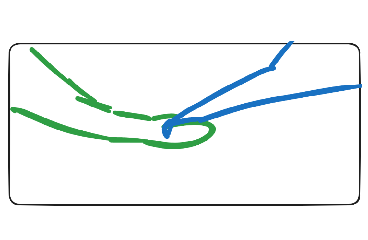

This is a level from a 2D game, rendered from its Tiled map with the project's own tilesets. A one-line summary and the complete map file follow:
An orthogonal 23x15 tile map with 16x16 px tiles, 3 tile layers (Back, Buildings, Front), 1 hidden layer not drawn.

<map version="1.10" tiledversion="1.11.2" orientation="orthogonal" renderorder="right-down" compressionlevel="0" width="23" height="15" tilewidth="16" tileheight="16" infinite="0" nextlayerid="9" nextobjectid="4">
 <tileset firstgid="1" name="z_Andrew15_Hogwarts" tilewidth="16" tileheight="16" tilecount="345" columns="23">
  <image source="z_Andrew15_Hogwarts.png" width="368" height="240" />
 </tileset>
 <layer id="1" name="Back" width="23" height="15">
  <data encoding="csv">
1,2,3,4,5,6,7,8,9,10,11,12,13,14,15,16,17,18,19,20,21,22,23,
24,25,26,27,28,29,30,31,32,33,34,35,36,37,38,39,40,41,42,43,44,45,46,
47,48,49,50,51,52,53,54,55,56,57,58,59,60,61,62,63,64,65,66,67,68,69,
70,71,72,73,74,75,76,77,78,79,80,81,82,83,84,85,86,87,88,89,90,91,92,
93,94,95,96,97,98,99,100,101,102,103,104,105,106,107,108,109,110,111,112,113,114,115,
116,117,118,119,120,121,122,123,124,125,126,127,128,129,130,131,132,133,134,135,136,137,138,
139,140,141,142,143,144,145,146,147,148,149,150,151,152,153,154,155,156,157,158,159,160,161,
162,163,164,165,166,167,168,169,170,171,172,173,174,175,176,177,178,179,180,181,182,183,184,
185,186,187,188,189,190,191,192,193,194,195,196,197,198,199,200,201,202,203,204,205,206,207,
208,209,210,211,212,213,214,215,216,217,218,219,220,221,222,223,224,225,226,227,228,229,230,
231,232,233,234,235,236,237,238,239,240,241,242,243,244,245,246,247,248,249,250,251,252,253,
254,255,256,257,258,259,260,261,262,263,264,265,266,267,268,269,270,271,272,273,274,275,276,
277,278,279,280,281,282,283,284,285,286,287,288,289,290,291,292,293,294,295,296,297,298,299,
300,301,302,303,304,305,306,307,308,309,310,311,312,313,314,315,316,317,318,319,320,321,322,
323,324,325,326,327,328,329,330,331,332,333,334,335,336,337,338,339,340,341,342,343,344,345
</data>
 </layer>
 <layer id="2" name="Buildings" width="23" height="15">
  <data encoding="csv">
0,0,0,0,0,0,0,0,0,0,0,0,0,0,0,0,0,0,0,0,0,0,0,
0,0,0,0,0,0,0,0,0,0,0,0,0,0,0,0,0,0,0,0,0,0,0,
0,0,0,0,0,0,0,0,0,0,0,0,0,0,0,0,0,0,0,0,0,0,0,
0,0,0,0,0,0,0,0,0,0,0,0,0,0,0,0,0,0,0,0,0,0,0,
0,0,0,0,0,0,0,0,0,0,0,0,0,0,0,0,0,0,0,0,0,0,0,
0,0,0,0,0,0,0,0,0,0,0,0,0,0,0,0,0,0,0,0,0,0,0,
0,0,0,0,0,0,0,0,0,0,0,0,0,0,0,0,0,0,0,0,0,0,0,
0,0,0,0,0,0,0,0,0,0,0,0,0,0,0,0,0,0,0,0,0,0,0,
0,0,0,0,0,0,0,0,0,0,0,0,0,0,0,0,0,0,0,0,0,0,0,
0,0,0,0,0,0,0,0,0,0,0,0,0,0,0,0,0,0,0,0,0,0,0,
0,0,0,0,0,0,0,0,0,0,0,0,0,0,0,0,0,0,0,0,0,0,0,
0,0,0,0,0,0,0,0,0,0,0,0,0,0,0,0,0,0,0,0,0,0,0,
0,0,0,0,0,0,0,0,0,0,0,0,0,0,0,0,0,0,0,0,0,0,0,
0,0,0,0,0,0,0,0,0,0,0,0,0,0,0,0,0,0,0,0,0,0,0,
0,0,0,0,0,0,0,0,0,0,0,0,0,0,0,0,0,0,0,0,0,0,0
</data>
 </layer>
 <layer id="7" name="Buildings1" width="23" height="15" visible="0">
  <data encoding="csv">
0,0,0,0,0,0,0,0,0,0,0,0,0,0,0,0,0,0,0,0,0,0,0,
0,0,0,0,0,0,0,0,0,0,0,0,0,0,0,0,0,0,0,0,0,0,0,
0,0,0,0,0,0,0,0,0,0,0,0,0,0,0,0,0,0,0,0,0,0,0,
0,0,0,0,0,0,0,0,0,0,0,0,0,0,0,0,0,0,0,0,0,0,0,
0,0,0,0,0,0,0,0,0,0,0,0,0,0,0,0,0,0,0,0,0,0,0,
0,0,0,0,0,0,0,0,0,0,0,0,0,0,0,0,0,0,0,0,0,0,0,
0,0,0,0,0,0,0,0,0,0,0,0,0,0,0,0,0,0,0,0,0,0,0,
0,0,0,0,0,0,0,0,0,0,0,0,0,0,0,0,0,0,0,0,0,0,0,
0,0,0,0,0,0,0,0,0,0,0,0,0,0,0,0,0,0,0,0,0,0,0,
0,0,0,0,0,0,0,0,0,0,0,0,0,0,0,0,0,0,0,0,0,0,0,
0,0,0,0,0,0,0,0,0,0,0,0,0,0,0,0,0,0,0,0,0,0,0,
0,0,0,0,0,0,0,0,0,0,0,0,0,0,0,0,0,0,0,0,0,0,0,
0,0,0,0,0,0,0,0,0,0,0,0,0,0,0,0,0,0,0,0,0,0,0,
0,0,0,0,0,0,0,0,0,0,0,0,0,0,0,0,0,0,0,0,0,0,0,
0,0,0,0,0,0,0,0,0,0,0,0,0,0,0,0,0,0,0,0,0,0,0
</data>
 </layer>
 <layer id="3" name="Front" width="23" height="15">
  <data encoding="csv">
0,0,0,0,0,0,0,0,0,0,0,0,0,0,0,0,0,0,0,0,0,0,0,
0,0,0,0,0,0,0,0,0,0,0,0,0,0,0,0,0,0,0,0,0,0,0,
0,0,0,0,0,0,0,0,0,0,0,0,0,0,0,0,0,0,0,0,0,0,0,
0,0,0,0,0,0,0,0,0,0,0,0,0,0,0,0,0,0,0,0,0,0,0,
0,0,0,0,0,0,0,0,0,0,0,0,0,0,0,0,0,0,0,0,0,0,0,
0,0,0,0,0,0,0,0,0,0,0,0,0,0,0,0,0,0,0,0,0,0,0,
0,0,0,0,0,0,0,0,0,0,0,0,0,0,0,0,0,0,0,0,0,0,0,
0,0,0,0,0,0,0,0,0,0,0,0,0,0,0,0,0,0,0,0,0,0,0,
0,0,0,0,0,0,0,0,0,0,0,0,0,0,0,0,0,0,0,0,0,0,0,
0,0,0,0,0,0,0,0,0,0,0,0,0,0,0,0,0,0,0,0,0,0,0,
0,0,0,0,0,0,0,0,0,0,0,0,0,0,0,0,0,0,0,0,0,0,0,
0,0,0,0,0,0,0,0,0,0,0,0,0,0,0,0,0,0,0,0,0,0,0,
0,0,0,0,0,0,0,0,0,0,0,0,0,0,0,0,0,0,0,0,0,0,0,
0,0,0,0,0,0,0,0,0,0,0,0,0,0,0,0,0,0,0,0,0,0,0,
0,0,0,0,0,0,0,0,0,0,0,0,0,0,0,0,0,0,0,0,0,0,0
</data>
 </layer>
 <objectgroup id="4" name="Back" />
 <objectgroup id="5" name="Buildings" />
 <objectgroup id="8" name="Buildings1" />
 <objectgroup id="6" name="Front" />
</map>
